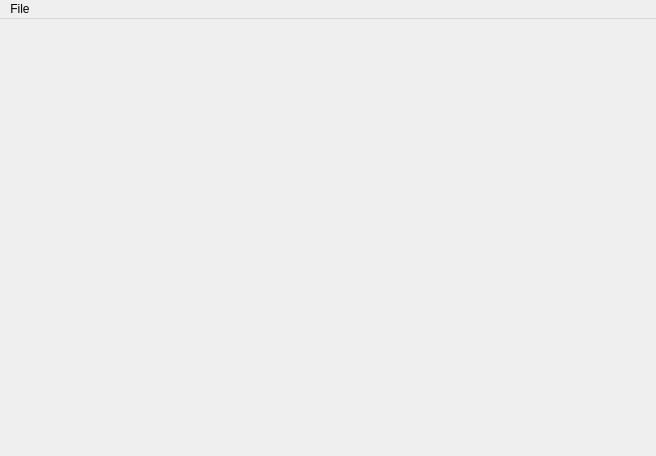
<?xml version="1.0" encoding="UTF-8"?>
<ui version="4.0">
 <class>MainWindow</class>
 <widget class="QMainWindow" name="MainWindow">
  <property name="geometry">
   <rect>
    <x>0</x>
    <y>0</y>
    <width>656</width>
    <height>456</height>
   </rect>
  </property>
  <property name="windowTitle">
   <string>P3P Save Editor</string>
  </property>
  <widget class="QWidget" name="centralwidget">
   <layout class="QVBoxLayout" name="verticalLayout">
    <item>
     <widget class="QTabWidget" name="tabWidget">
      <property name="currentIndex">
       <number>-1</number>
      </property>
      <property name="documentMode">
       <bool>true</bool>
      </property>
     </widget>
    </item>
   </layout>
  </widget>
  <widget class="QMenuBar" name="menubar">
   <property name="geometry">
    <rect>
     <x>0</x>
     <y>0</y>
     <width>656</width>
     <height>21</height>
    </rect>
   </property>
   <widget class="QMenu" name="menuFile">
    <property name="title">
     <string>File</string>
    </property>
    <addaction name="actionLoadSave"/>
    <addaction name="actionLoad_PC_Save"/>
    <addaction name="actionSave"/>
   </widget>
   <addaction name="menuFile"/>
  </widget>
  <action name="actionLoadSave">
   <property name="text">
    <string>Load PSP/PS4 Save</string>
   </property>
  </action>
  <action name="actionSave">
   <property name="text">
    <string>Save changes</string>
   </property>
  </action>
  <action name="actionLoad_PC_Save">
   <property name="text">
    <string>Load PC Save</string>
   </property>
  </action>
 </widget>
 <resources/>
 <connections/>
</ui>
